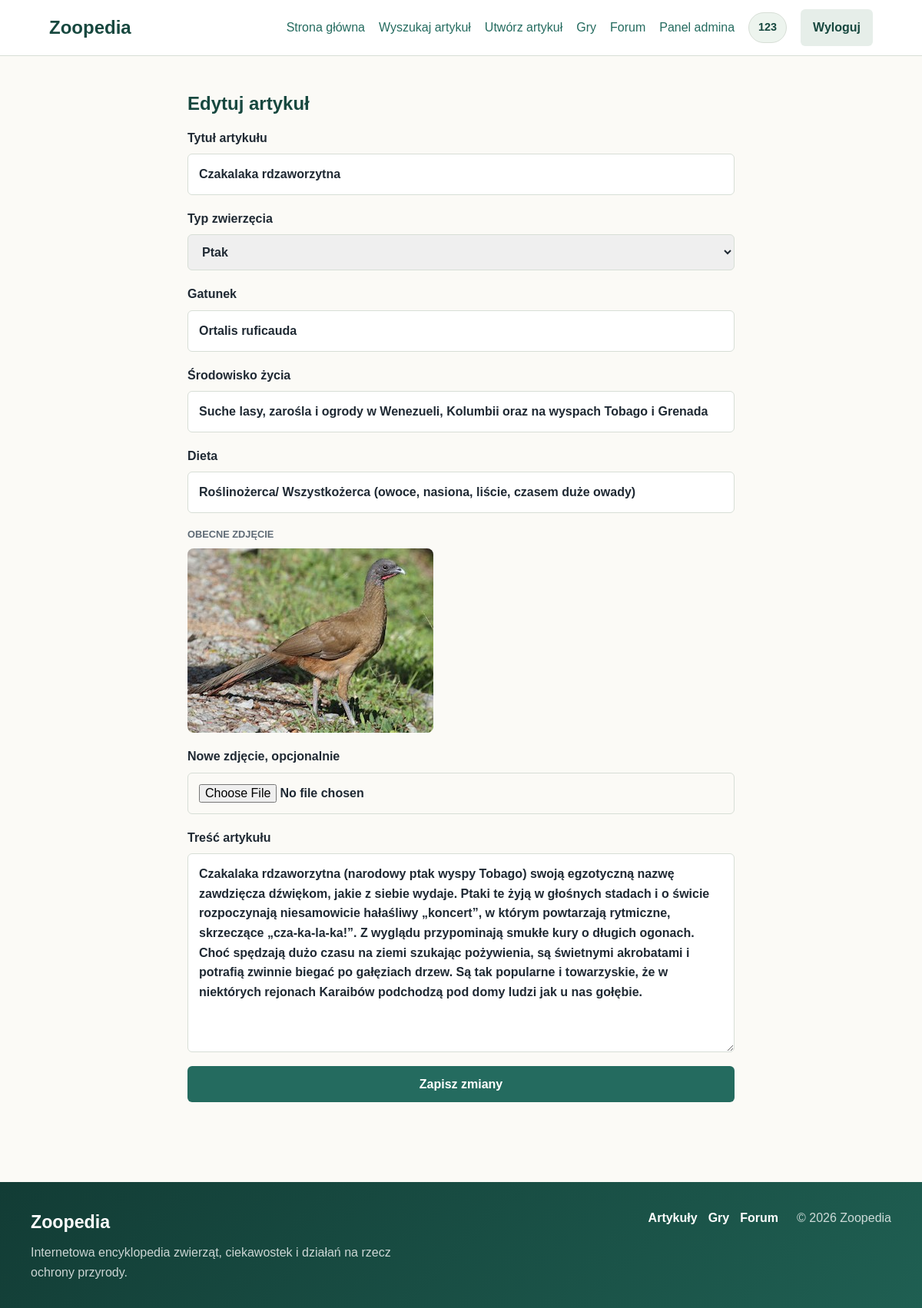
Page /edytuj-artykul/czakalaka-rdzaworzytna (signed in) on the committed database.
### tables this page shows
CREATE TABLE `articles` (
  `id` int(11) NOT NULL,
  `slug` varchar(160) NOT NULL,
  `title` varchar(180) NOT NULL,
  `animal_type` varchar(30) NOT NULL DEFAULT 'ssak',
  `species` varchar(180) NOT NULL,
  `habitat` varchar(255) NOT NULL,
  `diet` varchar(180) NOT NULL,
  `content` text NOT NULL,
  `image` varchar(255) DEFAULT NULL,
  `created_at` date NOT NULL
);

### edit_article.php (the view, shortened to what this page needs)
<?php
require_once __DIR__ . '/functions.php';
$slug = $_GET['slug'] ?? '';
$article = find_article($slug);
$values = [
    'title' => $article['title'] ?? '',
    'animal_type' => normalize_animal_type($article['animal_type'] ?? 'ssak'),
    'species' => $article['species'] ?? '',
    'habitat' => $article['habitat'] ?? '',
    'diet' => $article['diet'] ?? '',
    'content' => $article['content'] ?? '',
];
?>
<!doctype html>
<html lang="pl">
<head>
    <link rel="stylesheet" href="<?= h(asset_url('style.css')) ?>">
</head>
<body>
    <main class="page">
        <section class="form-shell">
            <?php if (!$article): ?>
                <h1>Nie znaleziono artykułu</h1>
                <p class="empty">Nie można edytować artykułu, który nie istnieje.</p>
                <a class="text-link" href="<?= h(url_for('search')) ?>">Wróć do listy artykułów</a>
            <?php else: ?>
                <h1>Edytuj artykuł</h1>
                <form class="article-form" action="<?= h(edit_article_url($slug)) ?>" method="post" enctype="multipart/form-data">
                    <label>
                        Tytuł artykułu
                        <input type="text" name="title" value="<?= h($values['title']) ?>" required>
                    </label>
                    <label>
                        Typ zwierzęcia
                        <select name="animal_type" required>
                            <?php foreach (animal_type_options() as $typeValue => $typeLabel): ?>
                                <option value="<?= h($typeValue) ?>" <?= $values['animal_type'] === $typeValue ? 'selected' : '' ?>>
                                    <?= h($typeLabel) ?>
                                </option>
                            <?php endforeach; ?>
                        </select>
                    </label>
                    <label>
                        Gatunek
                        <input type="text" name="species" value="<?= h($values['species']) ?>">
                    </label>
                    <label>
                        Środowisko życia
                        <input type="text" name="habitat" value="<?= h($values['habitat']) ?>">
                    </label>
                    <label>
                        Dieta
                        <input type="text" name="diet" value="<?= h($values['diet']) ?>">
                    </label>
                    <?php if (!empty($article['image'])): ?>
                        <div>
                            <p class="meta">Obecne zdjęcie</p>
                            <img
                                class="article-thumb"
                                src="<?= h(asset_url('uploads/' . $article['image'])) ?>"
                                alt="<?= h($article['title']) ?>"
                            >
                        </div>
                    <?php endif; ?>
                    <label>
                        Nowe zdjęcie, opcjonalnie
                        <input type="file" name="image" accept="image/jpeg,image/png,image/webp,image/gif">
                    </label>
                    <label>
                        Treść artykułu
                        <textarea name="content" rows="9" required><?= h($values['content']) ?></textarea>
                    </label>
                    <button type="submit">Zapisz zmiany</button>
                </form>
            <?php endif; ?>
        </section>
    </main>
</body>
</html>

### style.css (style rules this page uses)
:root { --ink: #1f2933; --muted: #5f6b76; --paper: #fbfaf6; --surface: #ffffff; --line: #d7ded6; --accent: #246b5f; --accent-strong: #17483f; --soft: #edf4ee; --warning: #9b2c2c; }
* { box-sizing: border-box; }
body { display: flex; flex-direction: column; margin: 0; min-height: 100vh; background: var(--paper); color: var(--ink); font-family: Arial, Helvetica, sans-serif; line-height: 1.6; }
main { flex: 1; }
.button, button { background: var(--accent); border: 0; border-radius: 6px; color: white; cursor: pointer; display: inline-flex; font: inherit; font-weight: 700; justify-content: center; padding: 11px 16px; }
.hero > div, .section, .form-shell, .article-detail { margin: 0 auto; max-width: 1120px; }
.eyebrow, .meta { color: inherit; font-size: 0.8rem; font-weight: 800; letter-spacing: 0; margin: 0 0 8px; text-transform: uppercase; }
.meta { color: var(--muted); }
.search-bar input, .article-form input, .article-form textarea, .article-form select, .forum-form input, .forum-form textarea, .comment-form textarea { border: 1px solid var(--line); border-radius: 6px; color: var(--ink); font: inherit; padding: 13px 14px; width: 100%; }
.section, .form-shell, .article-detail { padding: 48px 24px; }
.section h1, .section h2, .form-shell h1, .article-detail h1 { color: var(--accent-strong); line-height: 1.15; margin: 0 0 18px; }
.form-shell { max-width: 760px; }
.article-form, .forum-form { display: grid; gap: 18px; }
.article-form label, .forum-form label { display: grid; font-weight: 700; gap: 8px; }
.article-thumb { border-radius: 8px; display: block; height: auto; max-height: 100%; max-width: 100%; object-fit: contain; width: auto; }

### rows in the picture
articles: title "Czakalaka rdzaworzytna", animal_type "Ptak", species "Ortalis ruficauda", habitat "Suche lasy, zarośla i ogrody w Wenezueli, Kolumbii oraz na wyspach Tobago i Grenada", diet "Roślinożerca/ Wszystkożerca (owoce, nasiona, liście, czasem duże owady)", image (picture), content "Czakalaka rdzaworzytna (narodowy ptak wyspy Tobago) swoją egzotyczną nazwę zawdzięcza dźwiękom, jakie z siebie wydaje. Ptaki te żyją w głośnych stadach i o świcie rozpoczynają niesamowicie hałaśliwy „koncert”, w którym powtarzają rytmiczne, skrzeczące „cza-ka-la-ka!”. Z wyglądu przypominają smukłe kury o długich ogonach. Choć spędzają dużo czasu na ziemi szukając pożywienia, są świetnymi akrobatami i potrafią zwinnie biegać po gałęziach drzew. Są tak popularne i towarzyskie, że w niektórych rejonach Karaibów podchodzą pod domy ludzi jak u nas gołębie."

### other values in the picture
$user['login'] "123"
